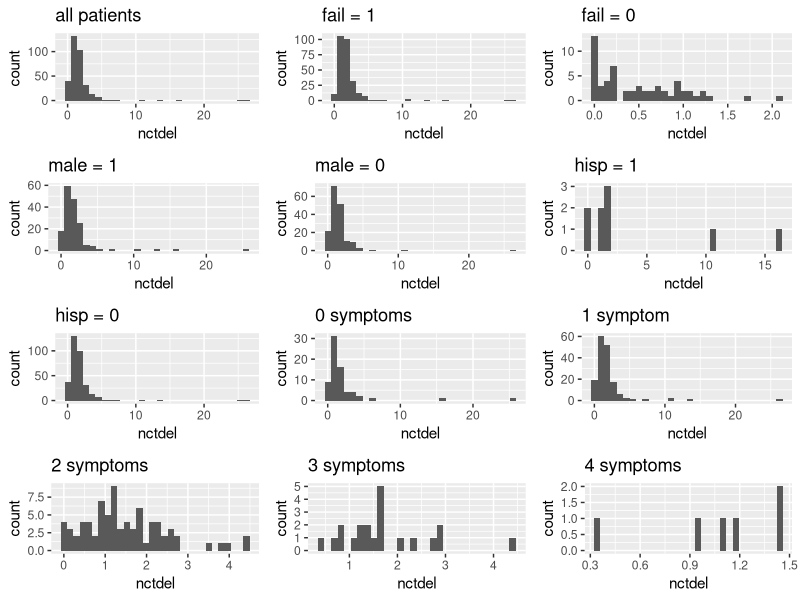
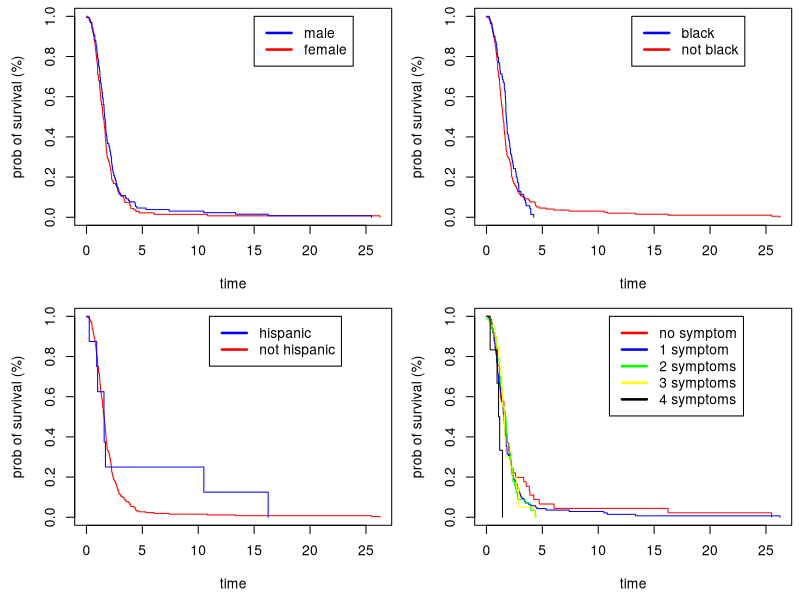

Generate these figures, in order, with R:
## ---- chunk 1
knitr::opts_chunk$set(echo = TRUE)
library(ggplot2)
library(survival)
## ---- chunk 2
data <- read.table("kellydat.txt", header = TRUE)

require(gridExtra)

kellydat = read.table("kellydat.txt", header = TRUE)
kellydat$sn0 = ifelse(kellydat$sn1 + kellydat$sn2 + kellydat$sn3 + kellydat$all4, 0, 1)
## ---- chunk 3
kellydat$symptom = rep(0, length(kellydat$sn1))
for (i in 1:length(kellydat$nctdel)){
  if (kellydat$sn1[i] == 1){
    kellydat$symptom[i] = 1
  }
  if (kellydat$sn2[i] == 1){
    kellydat$symptom[i] = 2
  } 
  if (kellydat$sn3[i] == 1){
    kellydat$symptom[i] = 3
  }
  if (kellydat$all4[i] == 1){
    kellydat$symptom[i] = 4
  }
}
## ---- chunk 4
all = ggplot(data=kellydat, aes(nctdel)) + geom_histogram() + ggtitle("all patients")
fail_1 = ggplot(data=kellydat[kellydat$fail == 1,], aes(nctdel)) + geom_histogram() + ggtitle("fail = 1")
fail_0 = ggplot(data=kellydat[kellydat$fail == 0,], aes(nctdel)) + geom_histogram() + ggtitle("fail = 0")
male_1 = ggplot(data=kellydat[kellydat$male == 1,], aes(nctdel)) + geom_histogram() + ggtitle("male = 1")
male_0 = ggplot(data=kellydat[kellydat$male == 0,], aes(nctdel)) + geom_histogram() + ggtitle("male = 0")
hisp_1 = ggplot(data=kellydat[kellydat$hisp == 1,], aes(nctdel)) + geom_histogram() + ggtitle("hisp = 1")
hisp_0 = ggplot(data=kellydat[kellydat$hisp == 0,], aes(nctdel)) + geom_histogram() + ggtitle("hisp = 0")
sn0_1 = ggplot(data=kellydat[kellydat$sn0 == 1,], aes(nctdel)) + geom_histogram() + ggtitle("0 symptoms")
sn1_1 = ggplot(data=kellydat[kellydat$sn1 == 1,], aes(nctdel)) + geom_histogram() + ggtitle("1 symptom")
sn2_1 = ggplot(data=kellydat[kellydat$sn2 == 1,], aes(nctdel)) + geom_histogram() + ggtitle("2 symptoms")
sn3_1 = ggplot(data=kellydat[kellydat$sn3 == 1,], aes(nctdel)) + geom_histogram() + ggtitle("3 symptoms")
all4_1 = ggplot(data=kellydat[kellydat$all4 == 1,], aes(nctdel)) + geom_histogram() + ggtitle("4 symptoms")

grid.arrange(all, fail_1, fail_0, male_1, male_0, hisp_1, hisp_0, sn0_1, sn1_1, sn2_1, sn3_1, all4_1, ncol=3)

## ---- chunk 5
library(survival)
par(mfrow=c(2,2))
d2 = Surv(time=kellydat$nctdel, event=kellydat$fail)

km1 = survfit(d2 ~ kellydat$male)
par(mar=c(4.5, 4.5, 0.5, 0.5))
plot(km1, col = c("red", "blue"), xlab = "time", ylab = "prob of survival (%)")
legend(15, 1.0, c("male", "female"), lty=c(1,1), lwd=c(2.5,2.5),col=c("blue","red"))

km2 = survfit(d2 ~ kellydat$black)
plot(km2, col = c("red", "blue"), xlab = "time", ylab = "prob of survival (%)")
legend(13, 1.0, c("black", "not black"), lty=c(1,1), lwd=c(2.5,2.5),col=c("blue","red"))

km3 = survfit(d2 ~ kellydat$hisp)
par(mar=c(4.5, 4.5, 0.5, 0.5))
plot(km3, col = c("red", "blue"), xlab = "time", ylab = "prob of survival (%)")
legend(11, 1.0, c("hispanic", "not hispanic"), lty=c(1,1), lwd=c(2.5,2.5),col=c("blue","red"))

km4 = survfit(d2 ~ kellydat$symptom)
plot(km4, col = c("red", "blue", "green", "yellow", "black"), xlab = "time", ylab = "prob of survival (%)")
legend(11, 1.0, c("no symptom", "1 symptom", "2 symptoms", "3 symptoms", "4 symptoms"), lty=c(1,1), lwd=c(2.5,2.5),col=c("red", "blue", "green", "yellow", "black"))
## ---- chunk 6
d3 = Surv(kellydat$nctdel, kellydat$fail)
cox = coxph(formula = d3 ~ black + male + hisp + symptom, data = kellydat)
summary(cox)
## ---- chunk 7
# GLM without kernel
data_pp <- read.table("processed.csv", header=TRUE)
m1 = glm(assessment ~ p1 + p2 + p3 + p4 + p5 + p6 + p7 + p8 + p9 + p10 + p11 + p12 + p13 + male + black + hisp + sn1 + sn2 + sn3 + all4, data = data_pp)
summary(m1)
## ---- chunk 8
d = kellydat
times <- kellydat$nctdel
total_bins <- 26
bin_len <- max(times)/total_bins

censored <- kellydat$fail

# this is pretty ugly. Let's smooth it out with kernel regression.

# set up the kernels
kernels <- 7
#tau <- seq(from=1, to=total_bins, length.out = kernels)
tau = c(.2, .5, 1, 4, 9, 16, 25)
#sig = (tau[2]-tau[1])/2
#sigma <- c(sig,sig,sig,sig)
sigma = c(.15, .25, 1.5, 2.5, 3.5, 4.5, 6)

# we're going to pre-calculate a bunch of kernel weights
# each row is one bin, the columns are the kernel weights for that bin
kernel.weights <- matrix(dnorm(rep(1:total_bins,kernels),rep(tau,each=total_bins),rep(sigma,each=total_bins)), ncol=kernels)

# now we'll create a new transform function
kernel.transformation <- function(time, censored, total_bins, preds) {
  row_num <- ceiling(time/bin_len)
  if (time == 0){
    row_num = 1
  }
  y <- rep(0,row_num)
  if(censored) {
    y[row_num] <- 1
  }
  
  # X has kernel weights instead of the bin indicators that it had before
  X <- array(kernel.weights[1:row_num,],dim=c(row_num,kernels))
  
  vars = matrix(rep(c(preds[1,]$male,preds[1,]$black,preds[1,]$hisp,preds[1,]$sn1,preds[1,]$sn2,preds[1,]$sn3,preds[1,]$all4),row_num),
               row_num,7,byrow=TRUE)
  colnames(vars) = c("male", "black", "hisp", "sn1", "sn2", "sn3", "all4")

  return(data.frame(y,X,vars))
}

d2 <- kernel.transformation(times[1], censored[1], total_bins, d[1,])
rbind(d2, kernel.transformation(times[2], censored[2], total_bins, d[2,]))
for(i in 2:length(times)) {
  d2 <- rbind(d2, kernel.transformation(times[i], censored[i], total_bins, d[i,]))
}

m2 <- glm(y ~ 0 + ., data=d2, family="binomial")
summary(m2)
